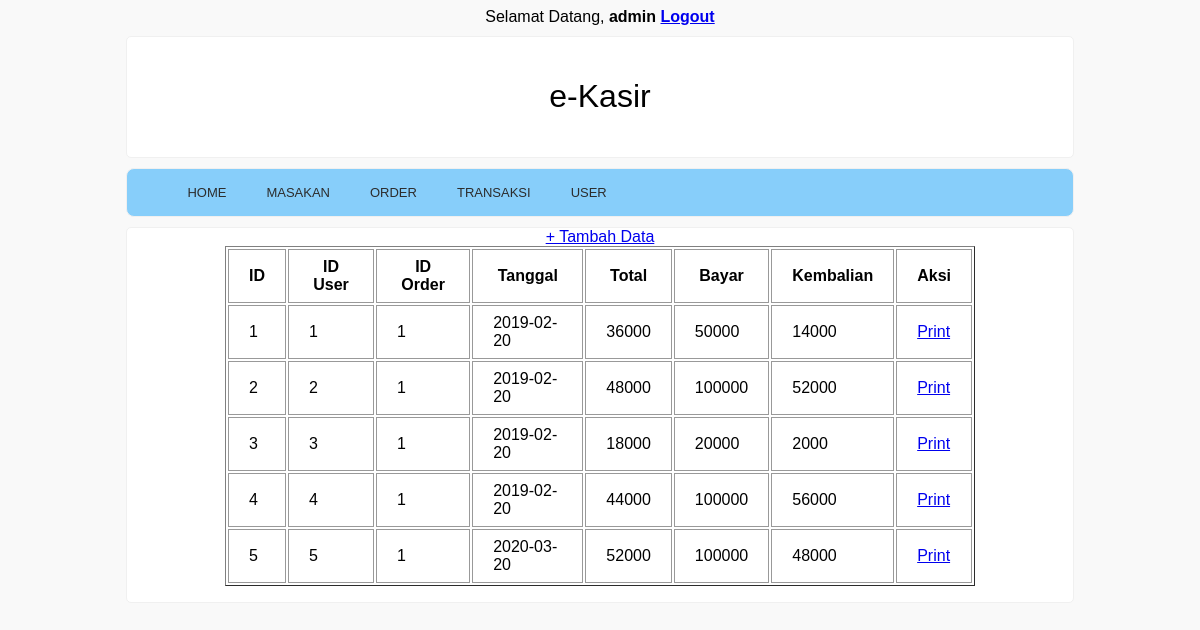
The app's page /view_transaksi.php (signed in) with its own data.
### tables this page shows
CREATE TABLE `transaksi` (
  `id_transaksi` int(3) NOT NULL,
  `id_user` int(3) NOT NULL,
  `id_order` varchar(5) NOT NULL,
  `tanggal` date NOT NULL,
  `total` int(11) NOT NULL,
  `bayar` int(11) NOT NULL,
  `kembalian` int(11) NOT NULL
);

### view_transaksi.php (the view, shortened to what this page needs)
<?php
if(!isset($_SESSION['username'])) {
   header('location:login.php');
} else {
   $username = $_SESSION['username'];
}
?>
<html>
<head>
	<link rel="stylesheet" type="text/css" href="style.css">
</head>
<div align='center'>
   Selamat Datang, <b><?php echo $username;?></b> <a href="logout.php"><b>Logout</b></a>
</div>
<body>
<div class="content">
	<header>
		<h1 class="judul">e-Kasir</h1>
	</header>
	<div class="menu">
		<ul>
			<li><a href="index.php">HOME</a></li>
			<li><a href="form_masakan.php">Masakan</a></li>
			<li><a href="form_order.php">Order</a></li>
			<li><a href="view_transaksi.php">Transaksi</a></li>
			<li><a href="form_user.php">User</a></li>
		</ul>
	</div>
	<div class="badan">
	<div align='center'>
		<?php
			include "koneksi.php";
			$query = mysqli_query($connection,"SELECT * from transaksi");
		?>
			<form action="" method="post">
				<a href="form_order.php">+ Tambah Data</a>
				<table border="1" width="750px">
					<tr>
						<th>ID</th>
						<th>ID User</th>
						<th>ID Order</th>
						<th>Tanggal</th>
						<th>Total</th>
						<th>Bayar</th>
						<th>Kembalian</th>
						<th>Aksi</th>
					</tr>
					<?php if(mysqli_num_rows($query)>0){ ?>
					<?php
						$no = 1;
						while($data = mysqli_fetch_array($query)){
					?>
					<tr>
						<td><?php echo $no ?></td>
						<td><?php echo $data["id_transaksi"];?></td>
						<td><?php echo $data["id_user"];?></td>
						<td><?php echo $data["tanggal"];?></td>
						<td><?php echo $data["total"];?></td>
						<td><?php echo $data["bayar"];?></td>
						<td><?php echo $data["kembalian"];?></td>
						<td>
							<a href="print_transaksi.php?id_transaksi=<?php echo $data['id_transaksi']; ?>">Print</a>
						</td>
					</tr>
					<?php $no++; } ?>
					<?php } ?>
    </table>
</form>
</body>
</html>

### style.css (style rules this page uses)
body { background-color:#f9f9f9; font-size:16px color:#444; font-family: sans-serif; }
.content { width: 80%; margin: 10px auto; }
header { background-color: white; padding: 20px 10px; border-radius: 5px; border: 1px solid #f0f0f0; margin-bottom: 10px; }
header h1.judul, header h3.deskripsi { text-align: center; }
.menu { background-color: #87CEFA; border: 1px solid #f0f0f0; border-radius: 8px; margin-bottom: 10px; }
div.menu ul { list-style:none; overflow: hidden; }
div.menu ul li { float:left; text-transform:uppercase; }
div.menu ul li a { display:block; padding:0 20px; text-decoration:none; color:#2c2c2c; font-family: sans-serif; font-size:13px; font-weight:400; transition:all 0.3s ease-in-out; }
div.badan { background-color: white; border-radius: 5px; border: 1px solid #f0f0f0; margin-bottom: 10px; }
h1 { text-align: center; font-weight: 300; }
.table1, th, td { border: 1px solid #999; padding: 8px 20px; }

### records on screen
transaksi: id_transaksi "1", id_user "1", tanggal "2019-02-20", total "36000", bayar "50000", kembalian "14000"
transaksi: id_transaksi "2", id_user "1", tanggal "2019-02-20", total "48000", bayar "100000", kembalian "52000"
transaksi: id_transaksi "3", id_user "1", tanggal "2019-02-20", total "18000", bayar "20000", kembalian "2000"
transaksi: id_transaksi "4", id_user "1", tanggal "2019-02-20", total "44000", bayar "100000", kembalian "56000"
transaksi: id_transaksi "5", id_user "1", tanggal "2020-03-20", total "52000", bayar "100000", kembalian "48000"

### other values on screen
$username "admin"
